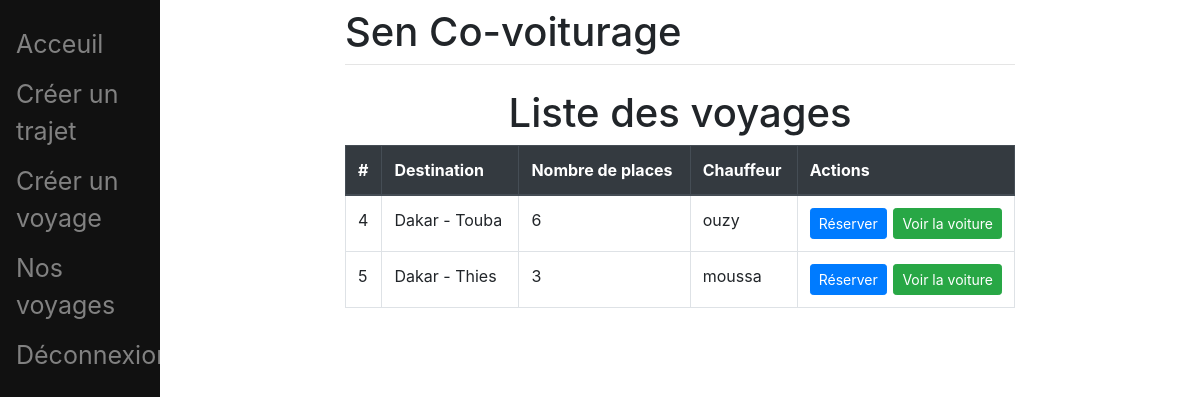
The app's page /index/ with its own data.
### reservation/models.py (models this page shows)
class Conducteur(models.Model):
    conducteur = models.ForeignKey(User, on_delete=models.CASCADE)
    trajet = models.ForeignKey(Trajet, on_delete=models.CASCADE)
    nbre_place = models.IntegerField()
    image_car = models.ImageField(upload_to='images_car', blank=True)
    def __str__(self):
        return str(self.conducteur)

class Trajet(models.Model):
    depart = models.CharField(max_length=150)
    arrivee = models.CharField(max_length=150)
    prix = models.FloatField()
    def __str__(self):
        return self.depart + " - " + self.arrivee

### reservation/views.py (the view)
# urls.py: path("index/", views.index, name="index"),
def index(response):
	listeV = Conducteur.objects.all()
	user_id = response.user.id
	context = {'listeV': listeV, 'user_id':user_id}
	return render(response, "reservation/liste_voyages.html", context)

### reservation/templates/reservation/liste_voyages.html (shortened to what this page needs)
{% extends "reservation/base.html" %}
{% block content %}
	<h1 class="text-center">Liste des voyages</h1>
	<table class="table table-bordered">
        <thead class="thead-dark">
            <tr>
                <th scope="col">#</th>
                <th scope="col">Destination</th>
				<th scope="col">Nombre de places</th>
				<th scope="col">Chauffeur</th>
                <th scope="col">Actions</th>
            </tr>
		</thead>
		<tbody>
			{% for liste in listeV.all %}
				<tr>
					{% if liste.nbre_place > 0 %}
						<td>{{liste.id}}</td>
						<td>{{liste.trajet}}</td>
						<td>{{liste.nbre_place}}</td>
						<td>{{liste}}</td>
						<td class="text-center clearfix">
							<button type="button" class="btn btn-primary btn-sm float-left">
								<a href="{% url 'reserver' liste.trajet_id user.id liste.conducteur_id %}" class="text-white">Réserver</a>
							</button>
							<button type="button" class="btn btn-success btn-sm float-right">
								<a href="{% url 'infos_voyage' liste.id %}" class="text-white"
								target="_blank" rel="noopener noreferrer">Voir la voiture</a>
							</button>
						</td>
					{% endif %}
				</tr>
			{% endfor %}
		</tbody>
{% endblock %}

### records on screen
Conducteur: id "4", trajet "Dakar - Touba", nbre_place "6", conducteur.username "ouzy"
Conducteur: id "5", trajet "Dakar - Thies", nbre_place "3", conducteur.username "moussa"
